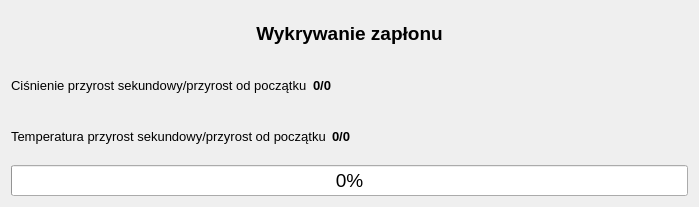
<?xml version="1.0" encoding="UTF-8"?>
<ui version="4.0">
 <class>OczekiwanieNaZaplon</class>
 <widget class="QDialog" name="OczekiwanieNaZaplon">
  <property name="windowModality">
   <enum>Qt::WindowModal</enum>
  </property>
  <property name="geometry">
   <rect>
    <x>0</x>
    <y>0</y>
    <width>699</width>
    <height>207</height>
   </rect>
  </property>
  <property name="font">
   <font>
    <pointsize>14</pointsize>
   </font>
  </property>
  <property name="contextMenuPolicy">
   <enum>Qt::NoContextMenu</enum>
  </property>
  <property name="windowTitle">
   <string>Stanowisko do analizy wybuchów : Oczekina na zapłon w komorze</string>
  </property>
  <property name="toolTip">
   <string/>
  </property>
  <property name="modal">
   <bool>true</bool>
  </property>
  <layout class="QVBoxLayout" name="verticalLayout">
   <item>
    <widget class="QLabel" name="label">
     <property name="font">
      <font>
       <pointsize>14</pointsize>
       <bold>true</bold>
      </font>
     </property>
     <property name="text">
      <string>Wykrywanie zapłonu</string>
     </property>
     <property name="alignment">
      <set>Qt::AlignCenter</set>
     </property>
    </widget>
   </item>
   <item>
    <layout class="QHBoxLayout" name="horizontalLayout">
     <item>
      <widget class="QLabel" name="lcisninienie">
       <property name="font">
        <font>
         <pointsize>10</pointsize>
        </font>
       </property>
       <property name="text">
        <string>Ciśnienie przyrost sekundowy/przyrost od początku</string>
       </property>
      </widget>
     </item>
     <item>
      <widget class="QLabel" name="cisnienie">
       <property name="font">
        <font>
         <pointsize>10</pointsize>
         <bold>true</bold>
        </font>
       </property>
       <property name="text">
        <string>0/0</string>
       </property>
      </widget>
     </item>
     <item>
      <spacer name="horizontalSpacer">
       <property name="orientation">
        <enum>Qt::Horizontal</enum>
       </property>
       <property name="sizeHint" stdset="0">
        <size>
         <width>40</width>
         <height>20</height>
        </size>
       </property>
      </spacer>
     </item>
    </layout>
   </item>
   <item>
    <layout class="QHBoxLayout" name="horizontalLayout_2">
     <item>
      <widget class="QLabel" name="ltemp">
       <property name="font">
        <font>
         <pointsize>10</pointsize>
        </font>
       </property>
       <property name="text">
        <string>Temperatura przyrost sekundowy/przyrost od początku</string>
       </property>
      </widget>
     </item>
     <item>
      <widget class="QLabel" name="temperatura">
       <property name="font">
        <font>
         <pointsize>10</pointsize>
         <bold>true</bold>
        </font>
       </property>
       <property name="text">
        <string>0/0</string>
       </property>
      </widget>
     </item>
     <item>
      <spacer name="horizontalSpacer_2">
       <property name="orientation">
        <enum>Qt::Horizontal</enum>
       </property>
       <property name="sizeHint" stdset="0">
        <size>
         <width>40</width>
         <height>20</height>
        </size>
       </property>
      </spacer>
     </item>
    </layout>
   </item>
   <item>
    <widget class="QProgressBar" name="pbTime">
     <property name="value">
      <number>0</number>
     </property>
    </widget>
   </item>
  </layout>
 </widget>
 <resources/>
 <connections/>
</ui>
